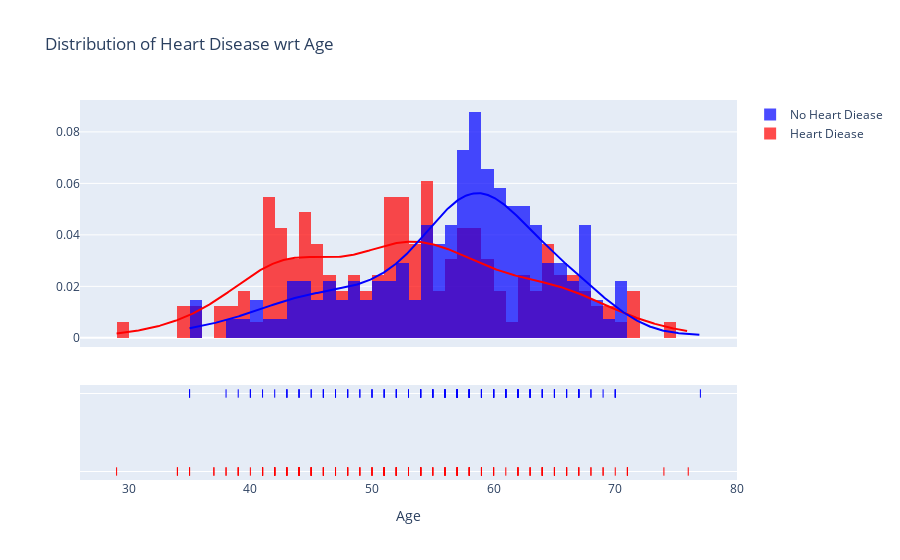

Notebook source saved alongside this figure:
### Code cell
ff_age = ff.create_distplot([heart_df[heart_df.output==1].age, heart_df[heart_df.output==0].age],
                           ['Heart Diease', 'No Heart Diease'], colors=['red', 'blue'])
ff_age.update_layout(title='Distribution of Heart Disease wrt Age', xaxis_title='Age')
ff_age.show()

### Figure 1 — Plotly figure (JSON) as saved in the notebook; plotly's stock layout.template omitted (floating-point values rounded to 4 significant figures; data arrays with more than 128 entries replaced by an {"elided": "..."} marker saying what was removed)
{"data": [{"histnorm": "probability density", "legendgroup": "Heart Diease", "marker": {"color": "red"}, "name": "Heart Diease", "opacity": 0.7, "type": "histogram", "x": {"elided": "165 int values"}, "xaxis": "x", "xbins": {"end": 76, "size": 1, "start": 29}, "yaxis": "y"}, {"histnorm": "probability density", "legendgroup": "No Heart Diease", "marker": {"color": "blue"}, "name": "No Heart Diease", "opacity": 0.7, "type": "histogram", "x": {"elided": "138 int values"}, "xaxis": "x", "xbins": {"end": 77, "size": 1, "start": 35}, "yaxis": "y"}, {"legendgroup": "Heart Diease", "marker": {"color": "red"}, "mode": "lines", "name": "Heart Diease", "showlegend": false, "type": "scatter", "x": {"elided": "500 float values"}, "xaxis": "x", "y": {"elided": "500 float values"}, "yaxis": "y"}, {"legendgroup": "No Heart Diease", "marker": {"color": "blue"}, "mode": "lines", "name": "No Heart Diease", "showlegend": false, "type": "scatter", "x": {"elided": "500 float values"}, "xaxis": "x", "y": {"elided": "500 float values"}, "yaxis": "y"}, {"legendgroup": "Heart Diease", "marker": {"color": "red", "symbol": "line-ns-open"}, "mode": "markers", "name": "Heart Diease", "showlegend": false, "type": "scatter", "x": {"elided": "165 int values"}, "xaxis": "x", "y": {"elided": "165 str values"}, "yaxis": "y2"}, {"legendgroup": "No Heart Diease", "marker": {"color": "blue", "symbol": "line-ns-open"}, "mode": "markers", "name": "No Heart Diease", "showlegend": false, "type": "scatter", "x": {"elided": "138 int values"}, "xaxis": "x", "y": {"elided": "138 str values"}, "yaxis": "y2"}], "layout": {"autosize": true, "barmode": "overlay", "hovermode": "closest", "legend": {"traceorder": "reversed"}, "title": {"text": "Distribution of Heart Disease wrt Age"}, "xaxis": {"anchor": "y2", "autorange": true, "domain": [0, 1], "range": [26.07, 79.93], "title": {"text": "Age"}, "type": "linear", "zeroline": false}, "yaxis": {"anchor": "free", "autorange": true, "domain": [0.35, 1], "position": 0, "range": [-0.003553, 0.09239], "type": "linear"}, "yaxis2": {"anchor": "x", "autorange": true, "domain": [0, 0.25], "dtick": 1, "range": [-0.1818, 1.182], "showticklabels": false, "type": "category"}}}
